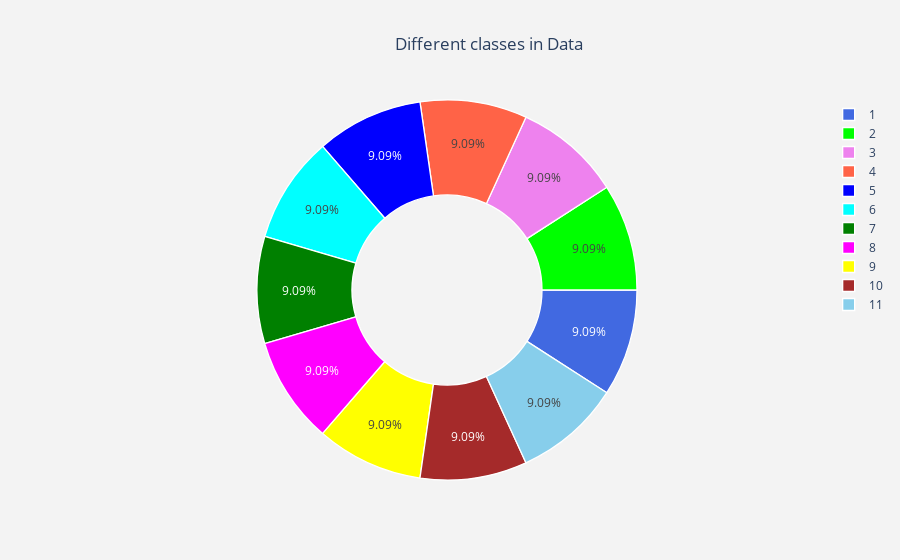

Notebook source saved alongside this figure:
### Markdown cell above
### 2.1. Class in Data

### Code cell
trace = go.Pie(labels = df["Class"].value_counts().keys().tolist(),
               values = df["Class"].value_counts().values.tolist(),
               marker = dict(colors = ['royalblue', 'lime', 'violet', 'tomato', 'blue', 'cyan', 'green', 'magenta', 'yellow', \
                                      'brown', 'skyblue'],
                             line = dict(color = "white", width = 1.3)
                            ),
               rotation = 90,
               hoverinfo = "label+value+text",
               hole = 0.5
              )
layout = go.Layout(dict(title = dict(text = "Different classes in Data", xanchor = 'left', pad = dict(l = 350)),
                        plot_bgcolor = "rgb(243, 243, 243)",
                        paper_bgcolor = "rgb(243, 243, 243)"
                       )
                  )
data = [trace]
fig = go.Figure(data = data, layout = layout)
py.iplot(fig)

### Figure 1 — Plotly figure (JSON) as saved in the notebook; plotly's stock layout.template omitted (floating-point values rounded to 4 significant figures)
{"data": [{"hole": 0.5, "hoverinfo": "label+value+text", "labels": [1, 2, 3, 4, 5, 6, 7, 8, 9, 10, 11], "marker": {"colors": ["royalblue", "lime", "violet", "tomato", "blue", "cyan", "green", "magenta", "yellow", "brown", "skyblue"], "line": {"color": "white", "width": 1.3}}, "rotation": 90, "type": "pie", "values": [5319, 5319, 5319, 5319, 5319, 5319, 5319, 5319, 5319, 5319, 5319]}], "layout": {"paper_bgcolor": "rgb(243, 243, 243)", "plot_bgcolor": "rgb(243, 243, 243)", "title": {"pad": {"l": 350}, "text": "Different classes in Data", "xanchor": "left"}}}
